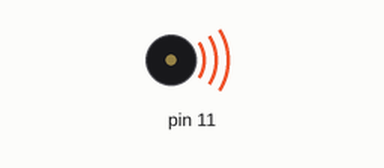
A sketch run on a simulated Arduino Uno, built with avr-gcc and run on an emulated ATmega328P. On the bench: buzzer (waves = sounding).

Above: at 10.13 s.
Timing chart, 0 to 40.0 s (numbered marks = the images above):
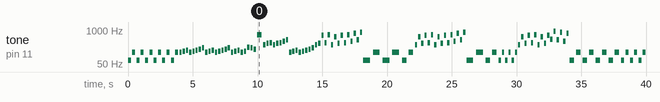

The sketch:

cals_mission.ino
```cpp
int melody[] = {
69, 139, 69, 139, 69, 139, 69, 139, 69, 139, 69, 139, 139, 156, 165, 139, 156, 165, 185, 208, 139, 156, 165, 139, 156, 165, 185, 208, 139, 156, 165, 139, 156, 220, 208, 185, 659, 277, 311, 329, 277, 311, 329, 370, 415, 139, 156, 165, 139, 156, 165, 185, 208, 277, 311, 622, 329, 659, 277, 554, 311, 622, 329, 659, 370, 740, 415, 831, 69, 139, 69, 139, 69, 139, 277, 554, 311, 622, 329, 659, 277, 554, 311, 622, 329, 659, 370, 740, 415, 831, 69, 139, 69, 139, 69, 139, 69, 139, 69, 139, 277, 554, 311, 622, 329, 659, 277, 554, 311, 622, 440, 880, 415, 831, 370, 740, 69, 139, 69, 139, 69, 139, 69, 139, 69, 139, 69, 139, 69, 139, 69, 139, 69, 139, 69, 139, 0, 554, 740, 831, 311, 329, 277, 554, 415, 329, 277, 82, 104, 139, 165, 208, 165, 139, 0, 208, 277, 277, 370, 277, 415, 0, 69, 139, 69, 82, 104, 139, 208, 165, 139, 740, 622, 659, 82, 104, 139, 165, 208, 165, 139, 0, 165, 208, 208, 277, 329, 208, 277, 370, 69, 82, 104, 139, 165, 208, 165, 139, 185, 247, 311, 370, 494, 622, 740, 61, 77, 92, 124, 185, 247, 185, 124, 988, 740, 622, 494, 370, 311, 247, 61, 77, 92, 124, 61, 124, 61, 124, 61, 124, 61, 124, 61, 124, 55, 110, 139, 165, 220, 165, 139, 139, 659, 740, 55, 110, 165, 220, 139, 165, 220, 165, 139, 415, 554, 659, 831, 208, 277, 329, 69, 139, 82, 104, 69, 139, 104, 82, 69, 139, 277, 329, 415, 329, 659, 277, 554, 415, 831, 69, 139, 69, 139, 139, 104, 82, 69, 104, 139, 61, 124, 61, 124, 61, 124, 329, 659, 329, 659, 277, 554, 415, 831, 61, 124, 61, 124, 61, 124, 61, 124, 185, 247, 311, 370, 494, 622, 740, 61, 124, 61, 124, 61, 124, 988, 740, 622, 494, 370, 311, 247, 61, 124, 61, 124, 61, 124, 61, 124, 77, 92, 124, 185, 247, 185, 124, 554, 622, 659, 554, 622, 659, 740, 831, 61, 124, 61, 124, 61, 124, 0
};
int noteDurations[] = {
332, 332, 332, 332, 332, 332, 332, 332, 332, 332, 332, 332, 249, 249, 249, 249, 249, 249, 249, 249, 249, 249, 249, 249, 249, 249, 249, 249, 249, 249, 249, 249, 249, 249, 249, 249, 498, 249, 249, 249, 249, 249, 249, 249, 249, 249, 249, 249, 249, 249, 249, 249, 249, 249, 249, 249, 249, 249, 249, 249, 249, 249, 249, 249, 249, 249, 249, 249, 747, 747, 747, 747, 498, 498, 249, 249, 249, 249, 249, 249, 249, 249, 249, 249, 249, 249, 249, 249, 249, 249, 747, 747, 498, 498, 249, 249, 249, 249, 249, 249, 249, 249, 249, 249, 249, 249, 249, 249, 249, 249, 249, 249, 249, 249, 249, 249, 498, 498, 498, 498, 498, 498, 498, 498, 332, 332, 332, 332, 332, 332, 332, 332, 332, 332, 332, 332, 498, 498, 498, 498, 249, 249, 249, 249, 249, 249, 249, 249, 249, 249, 249, 249, 249, 249, 498, 498, 498, 498, 498, 498, 498, 996, 996, 996, 249, 249, 249, 249, 249, 249, 249, 498, 498, 498, 249, 249, 249, 249, 249, 249, 249, 498, 498, 498, 498, 498, 498, 498, 498, 498, 249, 249, 249, 249, 249, 249, 249, 249, 249, 249, 249, 249, 249, 249, 249, 249, 249, 249, 249, 249, 249, 249, 249, 249, 249, 249, 249, 249, 249, 498, 249, 249, 249, 249, 498, 498, 498, 498, 996, 996, 498, 498, 498, 498, 498, 498, 249, 249, 249, 249, 498, 249, 249, 249, 498, 498, 249, 249, 249, 249, 249, 249, 249, 996, 996, 996, 996, 996, 996, 996, 249, 249, 249, 249, 249, 249, 249, 249, 498, 498, 996, 996, 996, 332, 332, 332, 332, 332, 332, 249, 249, 249, 249, 166, 166, 166, 332, 332, 332, 747, 747, 747, 747, 498, 498, 996, 996, 332, 332, 332, 332, 332, 332, 249, 249, 747, 747, 498, 498, 498, 498, 249, 249, 249, 249, 249, 249, 249, 747, 747, 747, 747, 498, 498, 249, 249, 249, 249, 249, 249, 498, 249, 249, 747, 747, 498, 498, 498, 498, 249, 249, 249, 249, 249, 249, 249, 249, 249, 249, 249, 249, 249, 249, 249, 747, 747, 747, 747, 498, 498, 0
};

void setup() {

  for (int thisNote = 0; thisNote < sizeof(melody) / sizeof(int); thisNote++)
  {
    tone(11, melody[thisNote], noteDurations[thisNote] * .7);
    delay(noteDurations[thisNote]);
    noTone(11);
  }
}

void loop() {
  // no need to repeat the melody.
}
```

Measured:
- by itself, tone on pin 11: plays 69 Hz for 0.23 s, 139 Hz for 0.23 s, 69 Hz for 0.23 s, 139 Hz for 0.23 s, 69 Hz for 0.23 s, 139 Hz for 0.23 s … (130 notes in this stretch)
